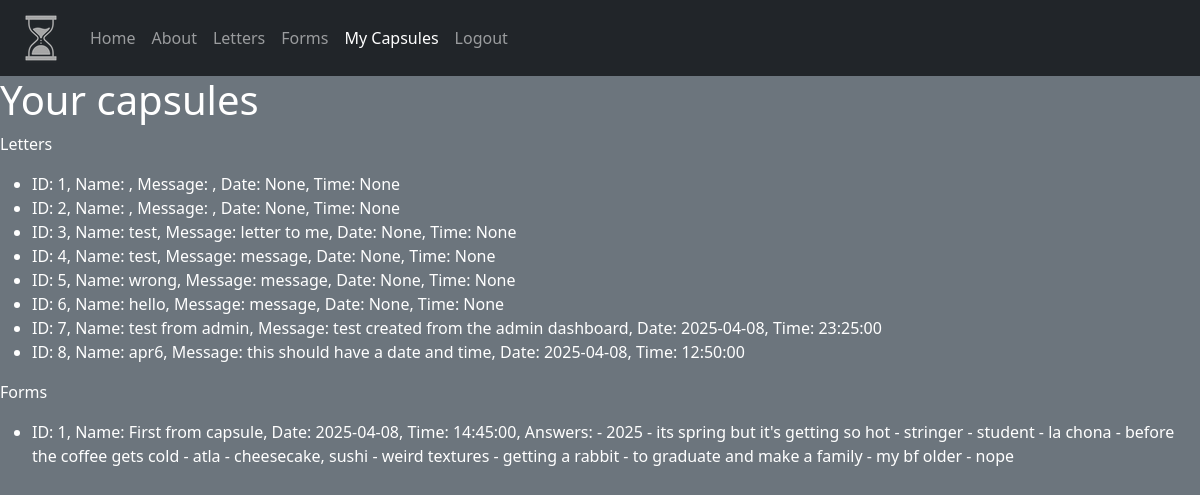
/capsules/ (signed in), run on an earlier commit of the app's database.
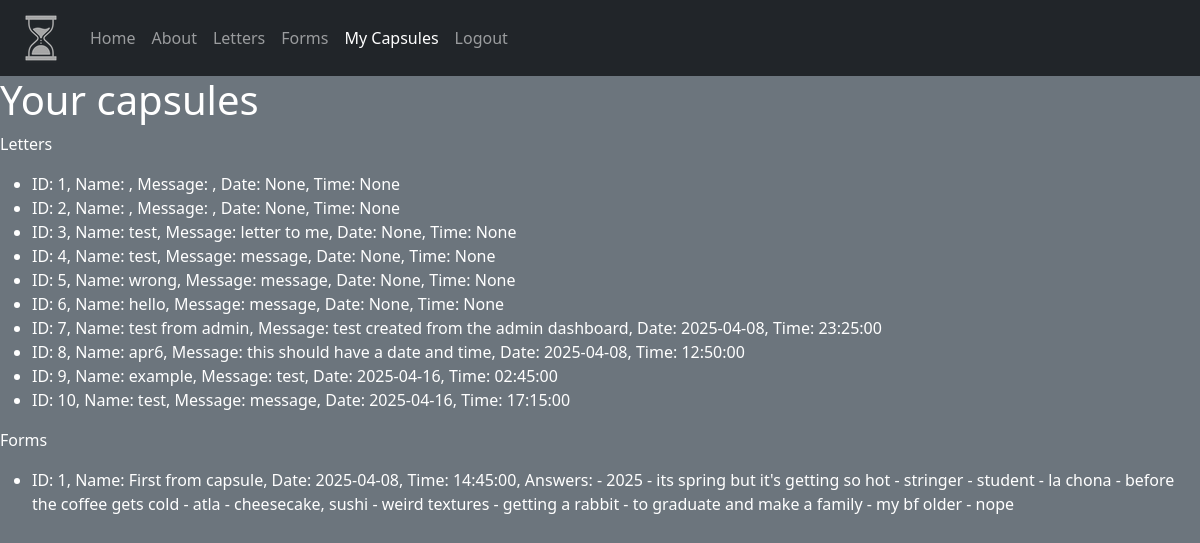
And on a later commit of the database.
### time_capsule/models.py (models this page shows)
class LetterCapsule(models.Model):
    user = models.ForeignKey(User, on_delete=models.CASCADE)
    capsule_name = models.CharField(max_length=255)
    content = models.CharField(max_length=5000)
    date = models.DateField()
    time = models.TimeField()
    def __str__(self):
        return (f"ID: {self.id}, Name: {self.capsule_name}, Message: {self.content}, Date: {self.date}, Time: {self.time}")

class QuestionCapsule(models.Model):
    user = models.ForeignKey(User, on_delete=models.CASCADE)
    capsule_name = models.CharField(max_length=255)
    date = models.DateField(default=datetime.now)
    time = models.TimeField(default=datetime.now)
    year = models.CharField(max_length=1000, default="empty")
    weather = models.CharField(max_length=1000, default="empty")
    living = models.CharField(max_length=1000, default="empty")
    occupation = models.CharField(max_length=1000, default="empty")
    song = models.CharField(max_length=1000, default="empty")
    book = models.CharField(max_length=1000, default="empty")
    show = models.CharField(max_length=1000, default="empty")
    foods = models.CharField(max_length=1000, default="empty")
    dislikes = models.CharField(max_length=1000, default="empty")
    memory = models.CharField(max_length=1000, default="empty")
    goals = models.CharField(max_length=1000, default="empty")
    best = models.CharField(max_length=1000, default="empty")
    future = models.CharField(max_length=1000, default="empty")
    message = models.CharField(max_length=1000, default="empty")
    def __str__(self):
        return (f"ID: {self.id}, Name: {self.capsule_name}, Date: {self.date}, Time: {self.time}, Answers: \n - {self.year}\n - {self.weather}\n - {self.living}\n - {self.occupation}\n - {self.song}\n - {self.book}\n - {self.show}\n - {self.foods}\n - {self.dislikes}\n - {self.memory}\n - {self.goals}\n - {self.best}\n {self.future}\n - {self.message}\n")

### time_capsule/views.py (the view)
# urls.py: path('capsules/', views.capsules, name='capsules'),
def capsules(request):
    current_user = request.user
    letters = LetterCapsule.objects.filter(user = current_user)
    forms = QuestionCapsule.objects.filter(user=current_user)
    context = {
        'user': current_user,
        'letters': letters,
        'forms': forms,
    }
    return render(request, 'capsules.html', context)

### time_capsule/templates/capsules.html (shortened to what this page needs)
<!DOCTYPE html>
<html>
  <head>
    <link
      href="https://cdn.jsdelivr.net/npm/bootstrap@5.3.3/dist/css/bootstrap.min.css"
      rel="stylesheet"
    />
  </head>
  <body class="bg-secondary text-white">
    <nav class="navbar navbar-expand-sm navbar-dark bg-dark">
        <div clas="container-fluid">
            <div class="collapse navbar-collapse" id="mynavbar">
              {%load static%}
              <a class="navbar-brand ps-3" href="/"><img src="{% static 'time_capsule/transparentHourglass.png' %}"class="img-fluid" alt="My image"></a>
                <ul class="navbar-nav me-auto">
                  <li class="nav-item">
                    <a class="nav-link" href="/">Home</a>
                  </li>
                  <li class="nav-item">
                    <a class="nav-link" href="/about/">About</a>
                  </li>
                  <li class="nav-item">
                    <a class="nav-link" href="/letters/">Letters</a>
                  </li>
                  <li class="nav-item">
                    <a class="nav-link" href="/form/">Forms</a>
                  </li>
                  <li class="nav-item">
                    <a class="nav-link active" href="/capsules/">My Capsules</a>
                  </li>
                  {% if user.is_authenticated %}
                  <li class="nav-item">
                    <a class="nav-link" href="/logout/">Logout</a>
                  </li>
                  {%else%}
                  <li class="nav-item">
                    <a class="nav-link" href="/login/">Login</a>
                  </li>
                  {%endif%}
                </ul>
        </div>
    </nav>
    <div>
      {% if user.is_authenticated %}
      <h1>Your capsules</h1>
      <p>Letters</p>
      <ul>
        {%for letter in letters %}
        <li>{{letter}}</li>
        {% endfor %}
      </ul>
      <p>Forms</p>
      <ul>
        {%for form in forms%}
        <li>{{form}}</li>
        {%endfor%}
      </ul>
      {% endif %}
    </div>
  </body>
</html>

What changed in the data, as far as the page shows it:
added LetterCapsule: id+capsule_name+content "ID: 9, Name: example, Message: test, Date: 2025-04-16, Time: 02:45:00"
added LetterCapsule: id+capsule_name+content "ID: 10, Name: test, Message: message, Date: 2025-04-16, Time: 17:15:00"
